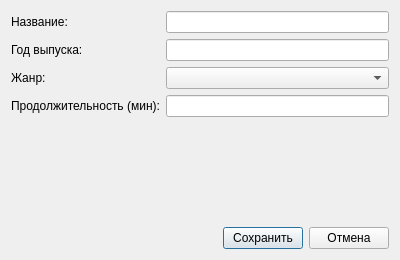
<?xml version="1.0" encoding="UTF-8"?>
<ui version="4.0">
 <class>Dialog</class>
 <widget class="QDialog" name="Dialog">
  <property name="geometry">
   <rect>
    <x>0</x>
    <y>0</y>
    <width>400</width>
    <height>260</height>
   </rect>
  </property>
  <property name="windowTitle">
   <string>Запись о фильме</string>
  </property>
  <layout class="QVBoxLayout" name="verticalLayout">
   <item>
    <layout class="QFormLayout" name="formLayout">
     <item row="0" column="0">
      <widget class="QLabel" name="lbl_title">
       <property name="text">
        <string>Название:</string>
       </property>
      </widget>
     </item>
     <item row="0" column="1">
      <widget class="QLineEdit" name="edit_title"/>
     </item>
     <item row="1" column="0">
      <widget class="QLabel" name="lbl_year">
       <property name="text">
        <string>Год выпуска:</string>
       </property>
      </widget>
     </item>
     <item row="1" column="1">
      <widget class="QLineEdit" name="edit_year"/>
     </item>
     <item row="2" column="0">
      <widget class="QLabel" name="lbl_genre">
       <property name="text">
        <string>Жанр:</string>
       </property>
      </widget>
     </item>
     <item row="2" column="1">
      <widget class="QComboBox" name="combo_genre"/>
     </item>
     <item row="3" column="0">
      <widget class="QLabel" name="lbl_duration">
       <property name="text">
        <string>Продолжительность (мин):</string>
       </property>
      </widget>
     </item>
     <item row="3" column="1">
      <widget class="QLineEdit" name="edit_duration"/>
     </item>
    </layout>
   </item>
   <item>
    <spacer name="verticalSpacer">
     <property name="orientation">
      <enum>Qt::Vertical</enum>
     </property>
     <property name="sizeHint" stdset="0">
      <size>
       <width>20</width>
       <height>20</height>
      </size>
     </property>
    </spacer>
   </item>
   <item>
    <layout class="QHBoxLayout" name="dialogButtonLayout">
     <item>
      <spacer name="horizontalSpacer_2">
       <property name="orientation">
        <enum>Qt::Horizontal</enum>
       </property>
       <property name="sizeHint" stdset="0">
        <size>
         <width>40</width>
         <height>20</height>
        </size>
       </property>
      </spacer>
     </item>
     <item>
      <widget class="QPushButton" name="btn_save">
       <property name="text">
        <string>Сохранить</string>
       </property>
      </widget>
     </item>
     <item>
      <widget class="QPushButton" name="btn_cancel">
       <property name="text">
        <string>Отмена</string>
       </property>
      </widget>
     </item>
    </layout>
   </item>
  </layout>
 </widget>
 <resources/>
 <connections/>
</ui>
